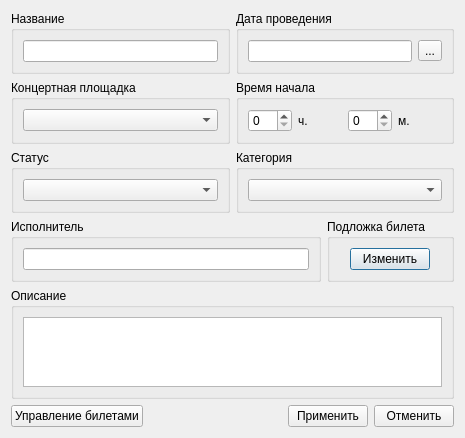
<?xml version="1.0" encoding="UTF-8"?>
<ui version="4.0">
 <class>CActionDialog</class>
 <widget class="QDialog" name="CActionDialog">
  <property name="geometry">
   <rect>
    <x>0</x>
    <y>0</y>
    <width>465</width>
    <height>415</height>
   </rect>
  </property>
  <property name="windowTitle">
   <string>Dialog</string>
  </property>
  <layout class="QGridLayout" name="gridLayout_12">
   <item row="0" column="0" colspan="2">
    <layout class="QGridLayout" name="gridLayout_7">
     <item row="0" column="0">
      <widget class="QGroupBox" name="groupBox">
       <property name="title">
        <string>Название</string>
       </property>
       <layout class="QGridLayout" name="gridLayout">
        <item row="0" column="0">
         <widget class="QLineEdit" name="leTitle"/>
        </item>
       </layout>
      </widget>
     </item>
     <item row="0" column="1">
      <widget class="QGroupBox" name="groupBox_5">
       <property name="title">
        <string>Дата проведения</string>
       </property>
       <layout class="QGridLayout" name="gridLayout_5">
        <item row="0" column="0">
         <widget class="QLineEdit" name="leDate">
          <property name="readOnly">
           <bool>true</bool>
          </property>
         </widget>
        </item>
        <item row="0" column="1">
         <widget class="QToolButton" name="tbnDate">
          <property name="toolTip">
           <string>Выбрать дату</string>
          </property>
          <property name="text">
           <string>...</string>
          </property>
         </widget>
        </item>
       </layout>
      </widget>
     </item>
     <item row="1" column="0">
      <widget class="QGroupBox" name="gbxPlace">
       <property name="title">
        <string>Концертная площадка</string>
       </property>
       <layout class="QGridLayout" name="gridLayout_2">
        <item row="0" column="0">
         <widget class="QComboBox" name="cbxPlace"/>
        </item>
       </layout>
      </widget>
     </item>
     <item row="1" column="1">
      <widget class="QGroupBox" name="groupBox_6">
       <property name="title">
        <string>Время начала</string>
       </property>
       <layout class="QGridLayout" name="gridLayout_6">
        <item row="0" column="0">
         <widget class="QSpinBox" name="sbxHour">
          <property name="maximum">
           <number>23</number>
          </property>
         </widget>
        </item>
        <item row="0" column="1">
         <widget class="QLabel" name="label">
          <property name="text">
           <string>ч.</string>
          </property>
         </widget>
        </item>
        <item row="0" column="2">
         <widget class="QSpinBox" name="sbxMinute">
          <property name="maximum">
           <number>59</number>
          </property>
          <property name="singleStep">
           <number>15</number>
          </property>
         </widget>
        </item>
        <item row="0" column="3">
         <widget class="QLabel" name="label_2">
          <property name="text">
           <string>м.</string>
          </property>
         </widget>
        </item>
       </layout>
      </widget>
     </item>
     <item row="2" column="0">
      <widget class="QGroupBox" name="gbxState">
       <property name="title">
        <string>Статус</string>
       </property>
       <layout class="QGridLayout" name="gridLayout_4">
        <item row="0" column="0">
         <widget class="QComboBox" name="cbxState"/>
        </item>
       </layout>
      </widget>
     </item>
     <item row="2" column="1">
      <widget class="QGroupBox" name="groupBox_3">
       <property name="title">
        <string>Категория</string>
       </property>
       <layout class="QGridLayout" name="gridLayout_3">
        <item row="0" column="0">
         <widget class="QComboBox" name="cbxCategory"/>
        </item>
       </layout>
      </widget>
     </item>
    </layout>
   </item>
   <item row="1" column="0">
    <widget class="QGroupBox" name="groupBox_8">
     <property name="sizePolicy">
      <sizepolicy hsizetype="Expanding" vsizetype="Preferred">
       <horstretch>0</horstretch>
       <verstretch>0</verstretch>
      </sizepolicy>
     </property>
     <property name="title">
      <string>Исполнитель</string>
     </property>
     <layout class="QGridLayout" name="gridLayout_10">
      <item row="0" column="0">
       <widget class="QLineEdit" name="lePerformer"/>
      </item>
     </layout>
    </widget>
   </item>
   <item row="1" column="1">
    <widget class="QGroupBox" name="gbxLogo">
     <property name="sizePolicy">
      <sizepolicy hsizetype="Fixed" vsizetype="Preferred">
       <horstretch>0</horstretch>
       <verstretch>0</verstretch>
      </sizepolicy>
     </property>
     <property name="toolTip">
      <string>Изображение, которое будет напечатано на билетах данного мероприятия</string>
     </property>
     <property name="title">
      <string>Подложка билета</string>
     </property>
     <layout class="QGridLayout" name="gridLayout_9">
      <item row="0" column="0">
       <widget class="QPushButton" name="pbnLogoImage">
        <property name="sizePolicy">
         <sizepolicy hsizetype="Fixed" vsizetype="Fixed">
          <horstretch>0</horstretch>
          <verstretch>0</verstretch>
         </sizepolicy>
        </property>
        <property name="text">
         <string>Изменить</string>
        </property>
        <property name="icon">
         <iconset resource="../placesWidget/placeWidget_res.qrc">
          <normaloff>:/images/background.png</normaloff>:/images/background.png</iconset>
        </property>
       </widget>
      </item>
     </layout>
    </widget>
   </item>
   <item row="2" column="0" colspan="2">
    <widget class="QGroupBox" name="groupBox_7">
     <property name="title">
      <string>Описание</string>
     </property>
     <layout class="QGridLayout" name="gridLayout_8">
      <item row="0" column="0">
       <widget class="QTextEdit" name="teDescription"/>
      </item>
     </layout>
    </widget>
   </item>
   <item row="3" column="0" colspan="2">
    <layout class="QHBoxLayout" name="horizontalLayout">
     <item>
      <widget class="QPushButton" name="pbnTicketsManagement">
       <property name="text">
        <string>Управление билетами</string>
       </property>
      </widget>
     </item>
     <item>
      <spacer name="horizontalSpacer">
       <property name="orientation">
        <enum>Qt::Horizontal</enum>
       </property>
       <property name="sizeHint" stdset="0">
        <size>
         <width>40</width>
         <height>20</height>
        </size>
       </property>
      </spacer>
     </item>
     <item>
      <widget class="QPushButton" name="pbnApply">
       <property name="text">
        <string>Применить</string>
       </property>
       <property name="icon">
        <iconset resource="../main_res.qrc">
         <normaloff>:/images/apply.png</normaloff>:/images/apply.png</iconset>
       </property>
      </widget>
     </item>
     <item>
      <widget class="QPushButton" name="pbnCancel">
       <property name="text">
        <string>Отменить</string>
       </property>
       <property name="icon">
        <iconset resource="../main_res.qrc">
         <normaloff>:/images/cancel.png</normaloff>:/images/cancel.png</iconset>
       </property>
      </widget>
     </item>
    </layout>
   </item>
  </layout>
 </widget>
 <resources>
  <include location="../main_res.qrc"/>
  <include location="../placesWidget/placeWidget_res.qrc"/>
  <include location="../main_res.qrc"/>
 </resources>
 <connections/>
</ui>
